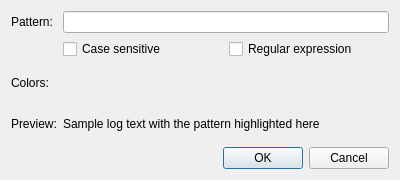
<?xml version="1.0" encoding="UTF-8"?>
<ui version="4.0">
 <class>HighlightRuleDialog</class>
 <widget class="QDialog" name="HighlightRuleDialog">
  <property name="geometry">
   <rect>
    <x>0</x>
    <y>0</y>
    <width>400</width>
    <height>180</height>
   </rect>
  </property>
  <property name="windowTitle">
   <string>Highlight Rule</string>
  </property>
  <layout class="QVBoxLayout" name="verticalLayout">
   <item>
    <layout class="QGridLayout" name="gridLayout">
     <item row="0" column="0">
      <widget class="QLabel" name="patternLabel">
       <property name="text">
        <string>Pattern:</string>
       </property>
      </widget>
     </item>
     <item row="0" column="1">
      <widget class="QLineEdit" name="patternEdit"/>
     </item>
     <item row="1" column="0">
      <spacer>
       <property name="orientation">
        <enum>Qt::Horizontal</enum>
       </property>
      </spacer>
     </item>
     <item row="1" column="1">
      <layout class="QHBoxLayout">
       <item>
        <widget class="QCheckBox" name="caseSensitiveCheckBox">
         <property name="text">
          <string>Case sensitive</string>
         </property>
        </widget>
       </item>
       <item>
        <widget class="QCheckBox" name="regexCheckBox">
         <property name="text">
          <string>Regular expression</string>
         </property>
        </widget>
       </item>
      </layout>
     </item>
     <item row="2" column="0">
      <widget class="QLabel" name="colorLabel">
       <property name="text">
        <string>Colors:</string>
       </property>
      </widget>
     </item>
     <item row="2" column="1">
      <widget class="TextColorWidget" name="colorWidget" native="true"/>
     </item>
     <item row="3" column="0">
      <widget class="QLabel" name="previewLabel">
       <property name="text">
        <string>Preview:</string>
       </property>
      </widget>
     </item>
     <item row="3" column="1">
      <widget class="QLabel" name="previewText">
       <property name="text">
        <string>Sample log text with the pattern highlighted here</string>
       </property>
       <property name="autoFillBackground">
        <bool>true</bool>
       </property>
       <property name="margin">
        <number>4</number>
       </property>
      </widget>
     </item>
    </layout>
   </item>
   <item>
    <widget class="QDialogButtonBox" name="buttonBox">
     <property name="orientation">
      <enum>Qt::Horizontal</enum>
     </property>
     <property name="standardButtons">
      <set>QDialogButtonBox::Cancel|QDialogButtonBox::Ok</set>
     </property>
    </widget>
   </item>
  </layout>
 </widget>
 <customwidgets>
  <customwidget>
   <class>TextColorWidget</class>
   <extends>QWidget</extends>
   <header>TextColorWidget.h</header>
   <container>1</container>
  </customwidget>
 </customwidgets>
 <resources/>
 <connections>
  <connection>
   <sender>buttonBox</sender>
   <signal>rejected()</signal>
   <receiver>HighlightRuleDialog</receiver>
   <slot>reject()</slot>
  </connection>
 </connections>
</ui>
